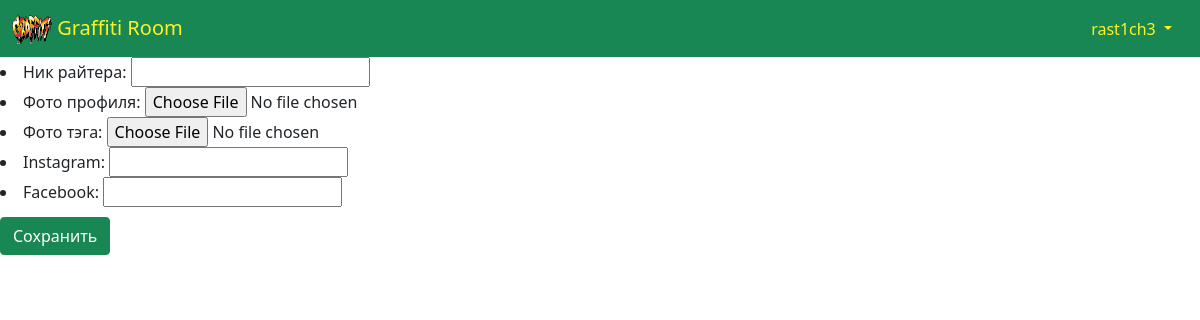
The page /account/rast1ch3/change (signed in) on the database as committed earlier.
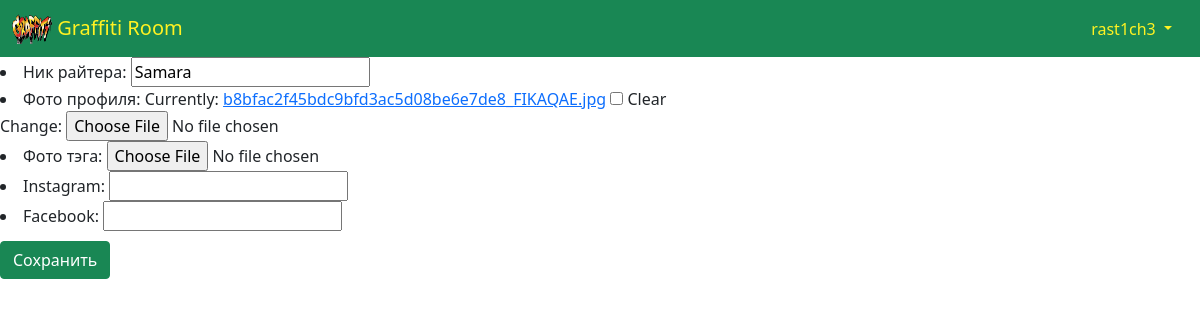
The same page on the database as committed later.
### users/models.py (models this page shows, shortened)
class Artist(AbstractUser):
    username = models.CharField(max_length=200,unique=True)
    graffiti_name = models.CharField(('Ник райтера'),max_length=200)
    slug = models.SlugField(unique = True,)
    email = models.EmailField(('E-mail'), max_length=254,unique=True)
    profile_image = models.ImageField(('Фото профиля'), blank=True)
    tag_image = models.ImageField(('Фото тэга'), blank=True)
    inst_url = models.URLField(('Instagram'), blank=True)
    fb_url = models.URLField(('Facebook'), blank=True)
    crew = models.ForeignKey(Crew, related_name='artists',blank=True,null=True, on_delete=models.CASCADE)
    class Meta:
        verbose_name = ('Райтер')
        verbose_name_plural = ('Райтеры')

### users/views.py (the view)
# urls.py: path('<slug:slug>/change', ArtistChangeView.as_view(), name="change"),
class ArtistChangeView(LoginRequiredMixin, UserRootsRequired, UpdateView):
    form_class = ArtistChangeForm
    model = Artist
    template_name = 'users/change.html'

### users/forms.py
class ArtistChangeForm(UserChangeForm):
    password = forms.CharField(max_length=60, widget=forms.HiddenInput, required=False)
    class Meta:
        model = Artist
        fields = [
            'graffiti_name',
            'profile_image', 'tag_image',
            'inst_url', 'fb_url'
        ]

### users/mixins.py (called while the page is built)
    def dispatch(self, request, *args, **kwargs):
        if request.user.slug == self.kwargs.get('slug'):
            return super().dispatch(request, *args, **kwargs)
        else:
            return HttpResponseForbidden()

### feed/templates/users/change.html (shortened to what this page needs)
{% extends '_base.html' %}
{% load crispy_forms_tags %}
{% load static %}
{% block styles %}
<link rel="stylesheet" href="{%static 'css/change.css'%}">
{% endblock styles %}k
{% block content %}
<form method="post" action="" enctype="multipart/form-data">
{{form.as_ul}}
<input type="submit" value="Сохранить" class="btn btn-success">
</form>
{% endblock content %}

### feed/templates/_base.html (shortened to what this page needs)
{% load static %}
<!DOCTYPE html>
<html lang="ru">
<head>
    <link href="https://cdn.jsdelivr.net/npm/bootstrap@5.0.2/dist/css/bootstrap.min.css" rel="stylesheet">
<link href="{% static 'css/base.css' %}" rel="stylesheet">
{% block styles %}
{% endblock styles %}
</head>
<body>
    <nav class="navbar navbar-expand-lg navbar-dark bg-success">
        <div class="container-fluid">
            <a class="navbar-brand link-color" href="{% url 'feed' %}">
                <img src="{% static 'images/logo.png' %}" alt="" width="40" height="30" class="d-inline-block align-text-top">
                Graffiti Room
            </a>
            {% if user.is_authenticated %}
                <div class="nav-item dropdown">
                    <a class="nav-link dropdown-toggle header-username" href="#"  id="navbarScrollingDropdown" role="button" data-bs-toggle="dropdown" aria-expanded="false">
                        {{ user.username }}
                    </a>
                </div>
            {% else %}
                <div class="nav justify-content-right nav-pills">
                    <a class="nav-link link-color" href="{% url 'registration' %}">Регистрация</a>
                    <a class="link-bg nav-link active" href="{% url 'login' %}">Вход</a>
                </div>
            {% endif %}
        </div>
    </nav>
    <div class="content">{% block content %}{% endblock content %}</div>
</body>
</html>

Rows that differ between the two databases and show on the page:
changed Artist "rast1ch3": graffiti_name (not shown) → "Samara"
Other text that changed with them:
form field as_ul: (not shown) → "☐"
text no longer shown: "Ник райтера: Фото профиля: Фото тэга: Instagram: Facebook:"
text now shown: "Ник райтера: Фото профиля: Currently: b8bfac2f45bdc9bfd3ac5d08be6e7de8_FIKAQAE.jpg Clear Change: Фото тэга: Instagram: Facebook:"
